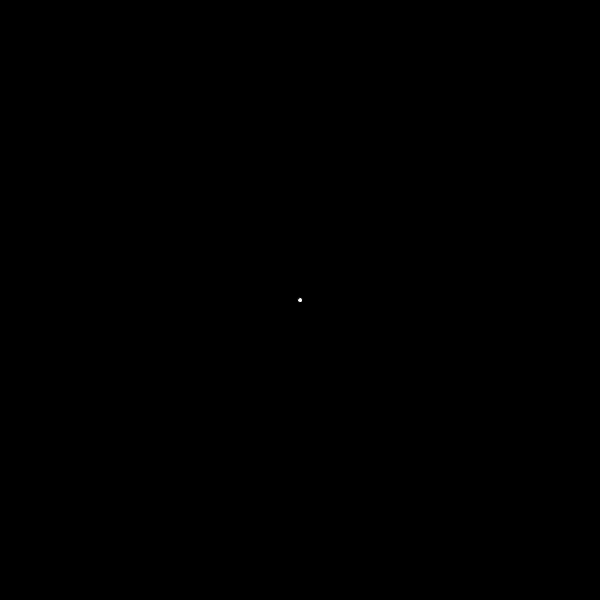
Frame 1 (no input)
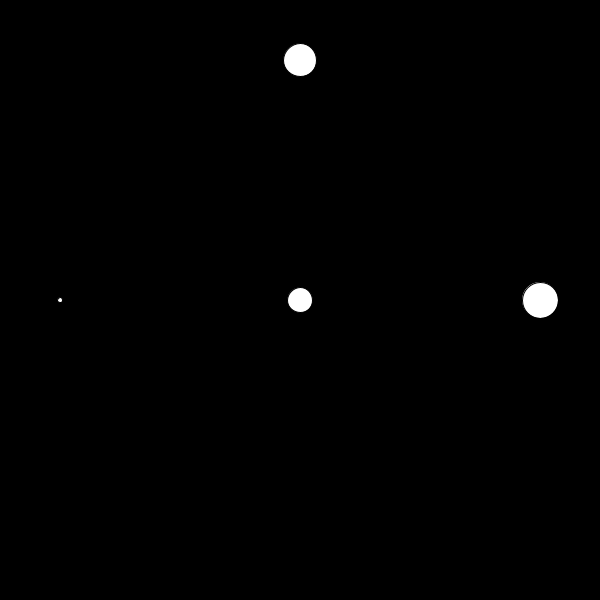
Frame 60 (the mouse pressed at the canvas centre just before this capture)
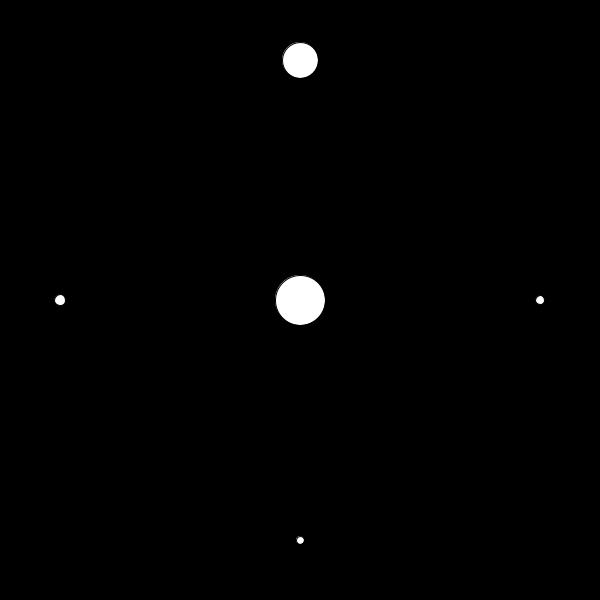
Frame 120 (the mouse held since frame 60 and released just before this capture)

The Processing sketch that drew these frames (run headless with seeded random() and noise(); from frame 60 on, the mouse is pressed at the canvas centre):

// Processing sketch: processing_169009
// ── processing_169009.pde

//Hilariously enough, throughout the test,
//I kept thinking that my daily would have to be about making circles appear and disappear outside of clicking on them.
//It's pretty simple, but I totally blanked on how to do it, and couldn't find many good resources for remembering it on the fly.
int count = 0;
int theSize1 = 0;
int theSize2 = 0;
int theSize3 = 0;
int theSize4 = 0;
int theSize5 = 0;

void setup() {
  size(600, 600);
}
void draw() {
  background(0);
  theSize1+=5;
  if (theSize1 > 50) {
    theSize1 = 0;
  }
  if (theSize1 > 49) {
    theSize2+=1;
  }
  if (theSize2 > 38) {
    theSize2 = 0;
  }
   if (theSize1 > 15) {
    theSize3+=3;
  }
  if (theSize3 > 38) {
    theSize3 = 0;
  }
   if (theSize1 > 25) {
    theSize4+=3;
  }
  if (theSize4 > 38) {
    theSize4 = 0;
  }
   if (theSize1 > 48) {
    theSize5+=8;
  }
  if (theSize5 > 38) {
    theSize5 = 0;
  }
  ellipse(300, 300, theSize1, theSize1); // draw ellipse
  ellipse(60, 300, theSize2, theSize2);
  ellipse(300, 60, theSize3, theSize3);
  ellipse(540, 300, theSize4, theSize4);
  ellipse(300, 540, theSize5, theSize5);
}
